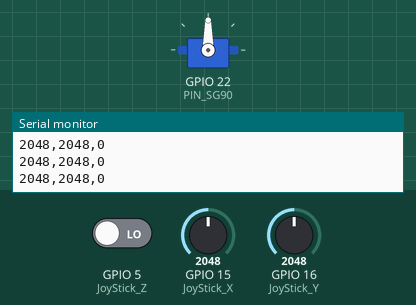
Recording of a sketch running on a simulated ESP32. On the bench: servo, the last lines printed to the serial monitor. The test bench sets the inputs (shaded band); at power-on: GPIO 15 (JoyStick_X) = 2048, GPIO 5 (JoyStick_Z) LOW, GPIO 16 (JoyStick_Y) = 2048.

Above: at 1.2 s.
1.3 s: GPIO 15 (JoyStick_X) set to 1835
At 1.6 s:
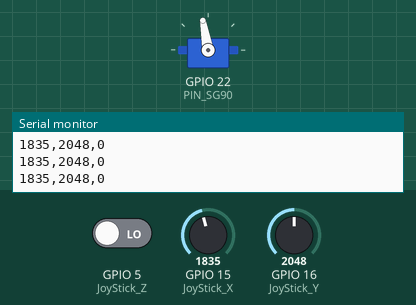
2.8 s: GPIO 15 (JoyStick_X) set to 1228
At 4.0 s:
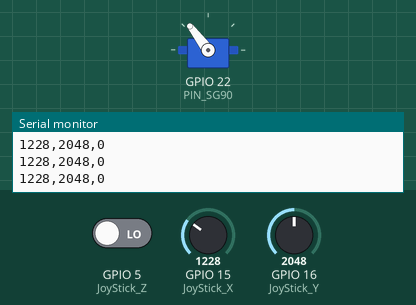
4.3 s: GPIO 15 (JoyStick_X) set to 491
At 4.7 s:
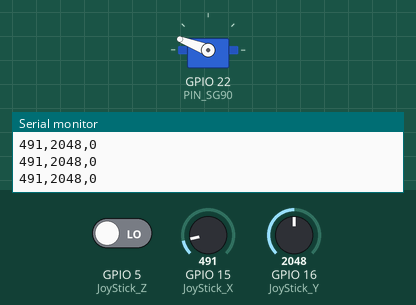
5.8 s: GPIO 15 (JoyStick_X) set to 0
At 7.0 s:
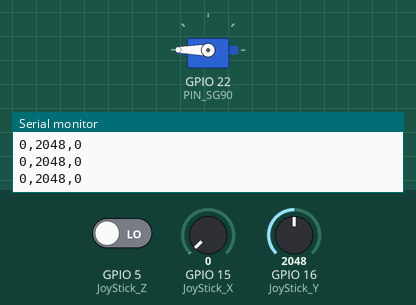
7.3 s: GPIO 15 (JoyStick_X) set to 2866
At 8.5 s:
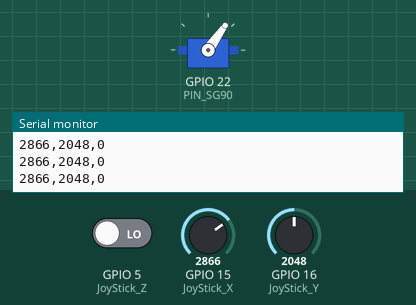
8.8 s: GPIO 15 (JoyStick_X) set to 3603
At 9.8 s:
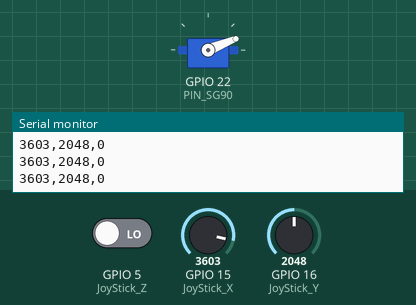
Timing chart, 0 to 11.3 s (numbered marks = the images above; inputs shaded):
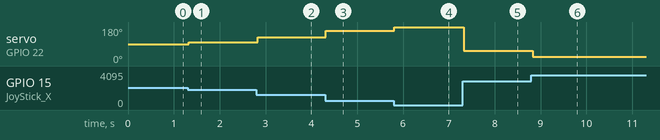

The sketch:

servo2.ino
```cpp
#include <ESP32Servo.h>
#define PIN_SG90 22 // Output pin used

Servo sg90;

int JoyStick_X = 15; //x
int JoyStick_Y = 16; //y
int JoyStick_Z = 5; //key
  void setup()
{
  sg90.setPeriodHertz(50); // PWM frequency for SG90
  sg90.attach(PIN_SG90, 500, 2400); // Minimum and maximum pulse width (in µs) to go from 0° to 180
  pinMode(JoyStick_Z, INPUT);
  Serial.begin(9600); // 9600 bps
}
void loop()
{
  int x,y,z;
  x=analogRead(JoyStick_X);
  y=analogRead(JoyStick_Y);
  z=digitalRead(JoyStick_Z);
  Serial.print(x ,DEC);
  Serial.print(",");
  Serial.print(y ,DEC);
  Serial.print(",");
  Serial.println(z ,DEC);
  delay(10);
  y = map(x,0,4095,180,0);
  if ( y < 1875 && y >1855){
    y = 1860;
  }
  sg90.write(y);


}
```

Measured:
- after the input at 1.3 s, servo on GPIO 22 (PIN_SG90): 90° → 100° at once
- after the input at 2.8 s, servo on GPIO 22 (PIN_SG90): 100° → 127° at once
- after the input at 4.3 s, servo on GPIO 22 (PIN_SG90): 127° → 159° at once
- after the input at 5.8 s, servo on GPIO 22 (PIN_SG90): 159° → 180° at once
- after the input at 7.3 s, servo on GPIO 22 (PIN_SG90): 180° → 55° at once
- after the input at 8.8 s, servo on GPIO 22 (PIN_SG90): 55° → 22° at once
